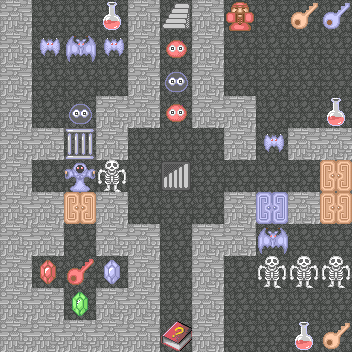

Tiled map render using the project's own tile images. Description and the map definition, with tile-layer contents summarised, below:
An orthogonal 11x11 tile map with 32x32 px tiles, 6 tile layers (floor, prop, enemy, NPC, ...), 5 tilesets.

<map version="1.0" orientation="orthogonal" renderorder="right-down" width="11" height="11" tilewidth="32" tileheight="32" nextobjectid="1">
 <tileset firstgid="1" name="terrain" tilewidth="32" tileheight="32">
  <image source="terrain.png" width="128" height="128" />
 </tileset>
 <tileset firstgid="17" name="enemy" tilewidth="32" tileheight="32">
  <image source="enemy.png" width="128" height="2048" />
 </tileset>
 <tileset firstgid="273" name="door" tilewidth="32" tileheight="32">
  <image source="door.png" width="128" height="256" />
 </tileset>
 <tileset firstgid="305" name="item" tilewidth="32" tileheight="32">
  <image source="item.png" width="128" height="512" />
 </tileset>
 <tileset firstgid="369" name="npc" tilewidth="32" tileheight="32">
  <image source="npc.png" width="128" height="288" />
 </tileset>
 <layer name="floor" width="11" height="11">
  <data>[121 cells, 121 non-empty, 1 distinct tile ids]</data>
 </layer>
 <layer name="prop" width="11" height="11">
  <data>[121 cells, 11 non-empty, 8 distinct tile ids]</data>
 </layer>
 <layer name="enemy" width="11" height="11">
  <data>[121 cells, 14 non-empty, 6 distinct tile ids]</data>
 </layer>
 <layer name="NPC" width="11" height="11">
  <data>[121 cells, 1 non-empty, 1 distinct tile ids]</data>
 </layer>
 <layer name="door" width="11" height="11">
  <data>[121 cells, 7 non-empty, 5 distinct tile ids]</data>
 </layer>
 <layer name="wall" width="11" height="11">
  <data>[121 cells, 46 non-empty, 1 distinct tile ids]</data>
 </layer>
</map>